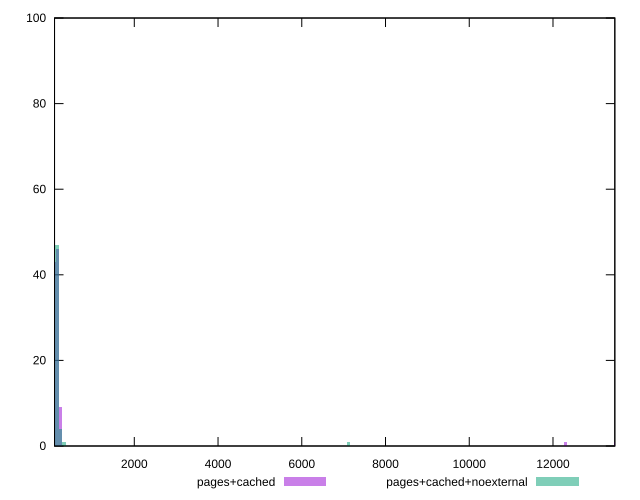

The script that saved this image:
reset

$pagesCached <<EOF
239.6367823748709 9
79.8789274582903 43
159.7578549165806 46
13499.538740451062 1
12301.354828576706 1
EOF

$pagesCachedNoexternal <<EOF
159.7578549165806 47
79.8789274582903 47
239.6367823748709 4
7109.224543787837 1
319.5157098331612 1
EOF

set key outside below
set boxwidth 79.8789274582903
set xrange [95.071:13476.758000000002]
set yrange [0:100]
set trange [0:100]
set style fill transparent solid 0.5 noborder
set terminal svg size 640, 500 enhanced background rgb 'white'
set output "reprap/server-response-time/comparison/histogram/1_vs_2.svg"

plot $pagesCached title "pages+cached" with boxes, \
     $pagesCachedNoexternal title "pages+cached+noexternal" with boxes

reset
